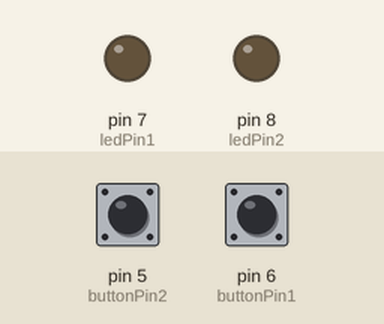
A sketch run on a simulated Arduino Uno, built with avr-gcc and run on an emulated ATmega328P. Shown: output pins drawn as LEDs (lit = HIGH). The test bench sets the inputs (shaded band); at power-on: pin 5 (buttonPin2) LOW, pin 6 (buttonPin1) LOW.

Above: at 1.2 s.
1.3 s: pin 5 (buttonPin2) pulled HIGH for 0.15 s
At 1.37 s:
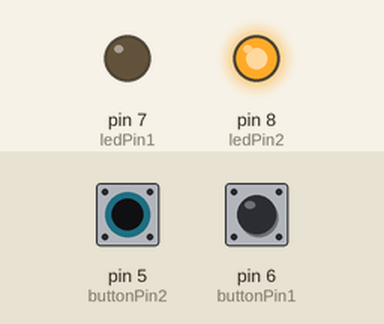
2.9 s: pin 6 (buttonPin1) pulled HIGH for 0.15 s
At 2.97 s:
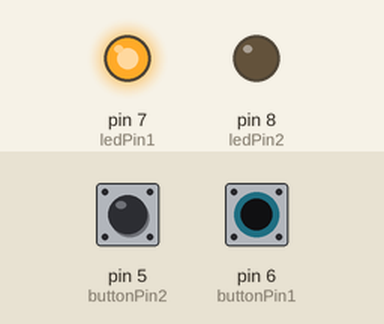
4.5 s: pin 6 (buttonPin1) pulled HIGH for 3.2 s
At 8.8 s:
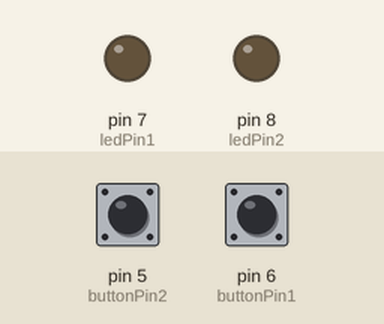
9.2 s: pin 5 (buttonPin2) pulled HIGH for 3.2 s
At 9.9 s:
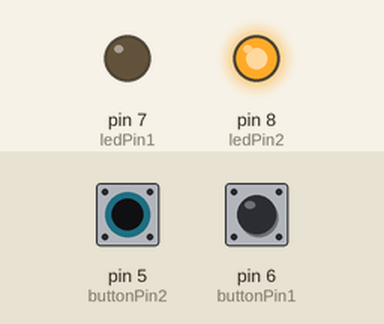
13.9 s: pin 5 (buttonPin2) driven HIGH and pin 6 (buttonPin1) driven HIGH
At 14.7 s:
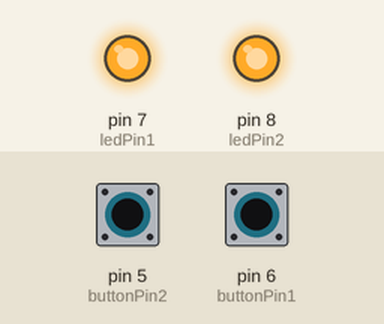
Timing chart, 0 to 16.4 s (numbered marks = the images above; inputs shaded):
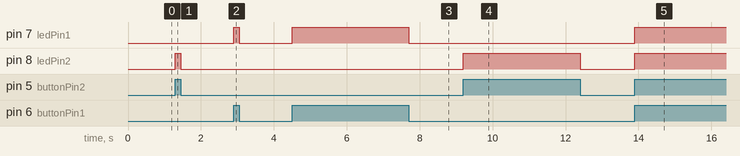

The sketch:

two_button_digital_ino.ino
```cpp
// Two light, digital button control
// Coded by: Jean-Luc desroches
// 09/18/2012

// to help familiarize myself with coding for the Arduino boardsystem, in preperation of future classes
// Program allows for the user to turn a pair of lights, on the board, on and off through two buttons

// set the digital positions for the pins used on the breadboard
const int buttonPin1 = 6;      // set the digital poosition of the first pushbutton pin:
const int buttonPin2 = 5;      // set the digital poosition of the second pushbutton pin
const int ledPin1 =  7;        // set the digital position of the first LED pin
const int ledPin2 = 8;         // set the digital position of the second LED pin

// resets the  digital state of the buttons to off or 0 on each cycle
int buttonState1 = 0;
int buttonState2 = 0;

void setup() {
  // initialize the LED pins as an output:
  pinMode(ledPin1, OUTPUT);
  pinMode(ledPin2, OUTPUT);
  // initialize the pushbutton pins as an input:
  pinMode(buttonPin1, INPUT);
  pinMode(buttonPin2, INPUT);
}

void loop(){
  // check the current state of the pushbuttons, determine whether state is on, 0 or off, 1:
  buttonState1 = digitalRead(buttonPin1);
  buttonState2 = digitalRead(buttonPin2);

  // set the light status based on the buttons presse
  //if button one is pressed down:
  if (buttonState1 == HIGH) {
    // turn LED on:
    digitalWrite(ledPin1, HIGH);
  }
  // if button one is not pressed down:
  else if (buttonState1 == LOW) {
    // turn LED off:
    digitalWrite(ledPin1, LOW);
  }
  // if button two is pressed down:
  if (buttonState2 == HIGH){
    // turn LED on:
    digitalWrite(ledPin2, HIGH);
  }
  // if button two is not pressed  down:
  else if (buttonState2 == LOW) {
    // turn LED off:
    digitalWrite(ledPin2, LOW);
  }
}
// End of Program
```

Measured:
- after the input at 1.3 s, pin 8 (ledPin2): LOW → HIGH at once, → LOW 0.15 s later
- after the input at 2.9 s, pin 7 (ledPin1): LOW → HIGH at once, → LOW 0.15 s later
- after the input at 4.5 s, pin 7 (ledPin1): LOW → HIGH at once, → LOW 3.2 s later
- after the input at 9.2 s, pin 8 (ledPin2): LOW → HIGH at once, → LOW 3.2 s later
- after the input at 13.9 s, pin 7 (ledPin1), pin 8 (ledPin2): LOW → HIGH at once
